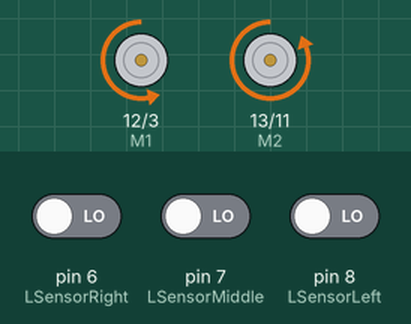
Recording of a sketch running on a simulated Arduino Uno, built with avr-gcc and run on an emulated ATmega328P. Parts: direction and speed pins drawn as motors (green arrow = direction pin HIGH = forward, orange = LOW = backward, longer = more drive). The test bench sets the inputs (shaded band); at power-on: pin 7 (LSensorMiddle) LOW, pin 8 (LSensorLeft) LOW, pin 6 (LSensorRight) LOW.

Above: at 1.2 s.
1.3 s: pin 7 (LSensorMiddle) driven HIGH
At 1.6 s:
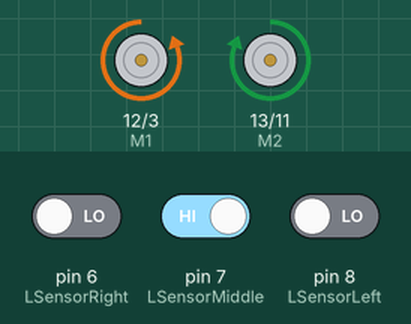
2.8 s: pin 7 (LSensorMiddle) driven LOW
At 4.0 s:
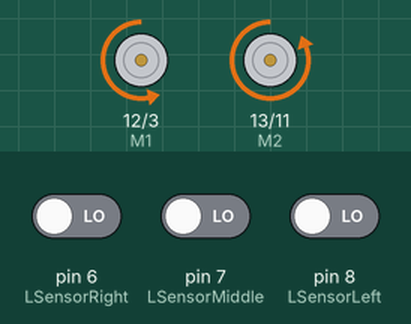
4.3 s: pin 8 (LSensorLeft) driven HIGH
At 5.1 s:
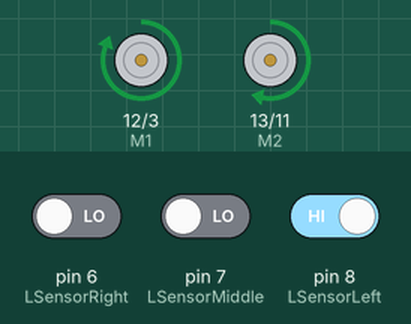
5.8 s: pin 8 (LSensorLeft) driven LOW
At 6.2 s:
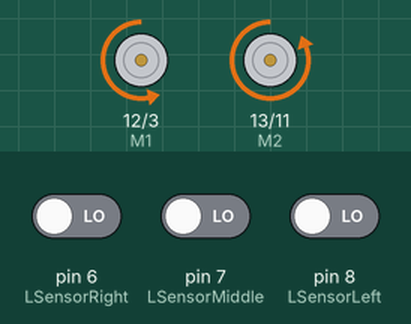
7.3 s: pin 7 (LSensorMiddle) driven HIGH
At 8.6 s:
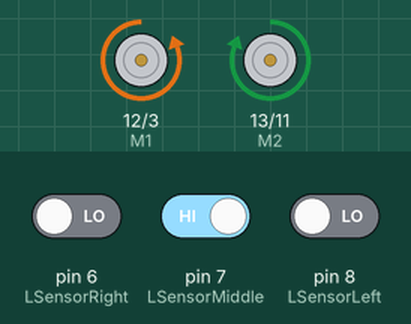
Timing chart, 0 to 9.8 s (numbered marks = the images above; inputs shaded):
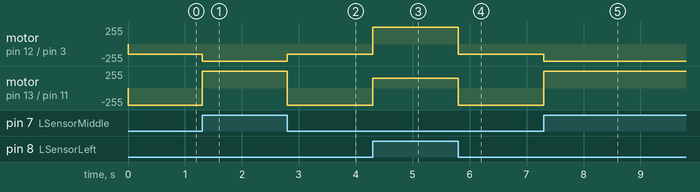

Measured:
- after the input at 1.3 s, motor on pin 12 (M1) / pin 3 (E1): backward 150/255 → backward 255/255 at once; motor on pin 13 (M2) / pin 11 (E2): backward 255/255 → forward 255/255 at once
- after the input at 2.8 s, motor on pin 12 (M1) / pin 3 (E1): backward 255/255 → backward 150/255 at once; motor on pin 13 (M2) / pin 11 (E2): forward 255/255 → backward 255/255 at once
- after the input at 4.3 s, motor on pin 12 (M1) / pin 3 (E1): backward 150/255 → forward 255/255 at once; motor on pin 13 (M2) / pin 11 (E2): backward 255/255 → forward 150/255 at once
- after the input at 5.8 s, motor on pin 12 (M1) / pin 3 (E1): forward 255/255 → backward 150/255 at once; motor on pin 13 (M2) / pin 11 (E2): forward 150/255 → backward 255/255 at once
- after the input at 7.3 s, motor on pin 12 (M1) / pin 3 (E1): backward 150/255 → backward 255/255 at once; motor on pin 13 (M2) / pin 11 (E2): backward 255/255 → forward 255/255 at once

The sketch:

AcidBot_line.ino
```cpp
// (licence header left out)
#include <Arduino.h> //Now a PlatformIO project :)

#define LSensorLeft    8 // Left sensor input
#define LSensorMiddle  7  // Middle sensor input
#define LSensorRight   6  // Right sensor input

unsigned char LSL;        // Left sensor status
unsigned char LSM;        // Middle sensor status
unsigned char LSR;        // Right sensor status

#define M1 12            // Right wheel
#define M2 13            // Left wheel
#define E1 3             // Right wheel speed control
#define E2 11            // Left wheel speed control

void sensorConfig(void) {
    pinMode(LSensorLeft,INPUT);
    pinMode(LSensorMiddle,INPUT);
    pinMode(LSensorRight,INPUT);
}

void sensorScan(void) {
    LSL = digitalRead(LSensorLeft);
    LSM = digitalRead(LSensorMiddle);
    LSR = digitalRead(LSensorRight);
}

void motorControlConfig(void) { // Motor pinout config (Shield IO)
    pinMode(M1, OUTPUT);
    pinMode(M2, OUTPUT);
    pinMode(E1, OUTPUT);
    pinMode(E2, OUTPUT);
}

void forward(void) {       // Move forward
    digitalWrite(M1, LOW);   // Both left and right wheel move forward
    digitalWrite(M2, HIGH);
    analogWrite(E1, 255);
    analogWrite(E2, 255);
}

void backward(void) {          // Move backward
    digitalWrite(M1, HIGH);  // Both left and right wheel move backward
    digitalWrite(M2, LOW);
    analogWrite(E1, 255);
    analogWrite(E2, 255);
}

void right(void) {         // Turn right
    digitalWrite(M1, HIGH);  // Left wheel moves forward
    digitalWrite(M2, HIGH);  // Right wheel moves backward
    analogWrite(E1, 255);
    analogWrite(E2, 150);
}

void left(void) {          // Turn left
    digitalWrite(M1, LOW);   // Left wheel moves backward
    digitalWrite(M2, LOW);   // Right wheel moves forward
    analogWrite(E1, 150);
    analogWrite(E2, 255);
}

void stop_(void) {         // Stop
    analogWrite(E1, 0);      // Useless set motor direction
    analogWrite(E2, 0);      // Both left and right wheel stop
}

void setup() {
    sensorConfig();        // Sensors init (Shield IO)
    motorControlConfig();  // Motor init (Shield IO)
    stop_();
}

void loop() {
    sensorScan();
    if((LSL==1&&LSM==1&&LSR==1)||(LSL==1&&LSM==1&&LSR==0)||(LSL==0&&LSM==1&&LSR==1)||(LSL==0&&LSM==1&&LSR==0)) {
        forward();
    }
    if((LSL==0&&LSM==0&&LSR==0)||(LSL==0&&LSM==0&&LSR==1)) {
        left();
    }
    if(LSL==1&&LSM==0&&LSR==0) {
        right();
    }
}
```
